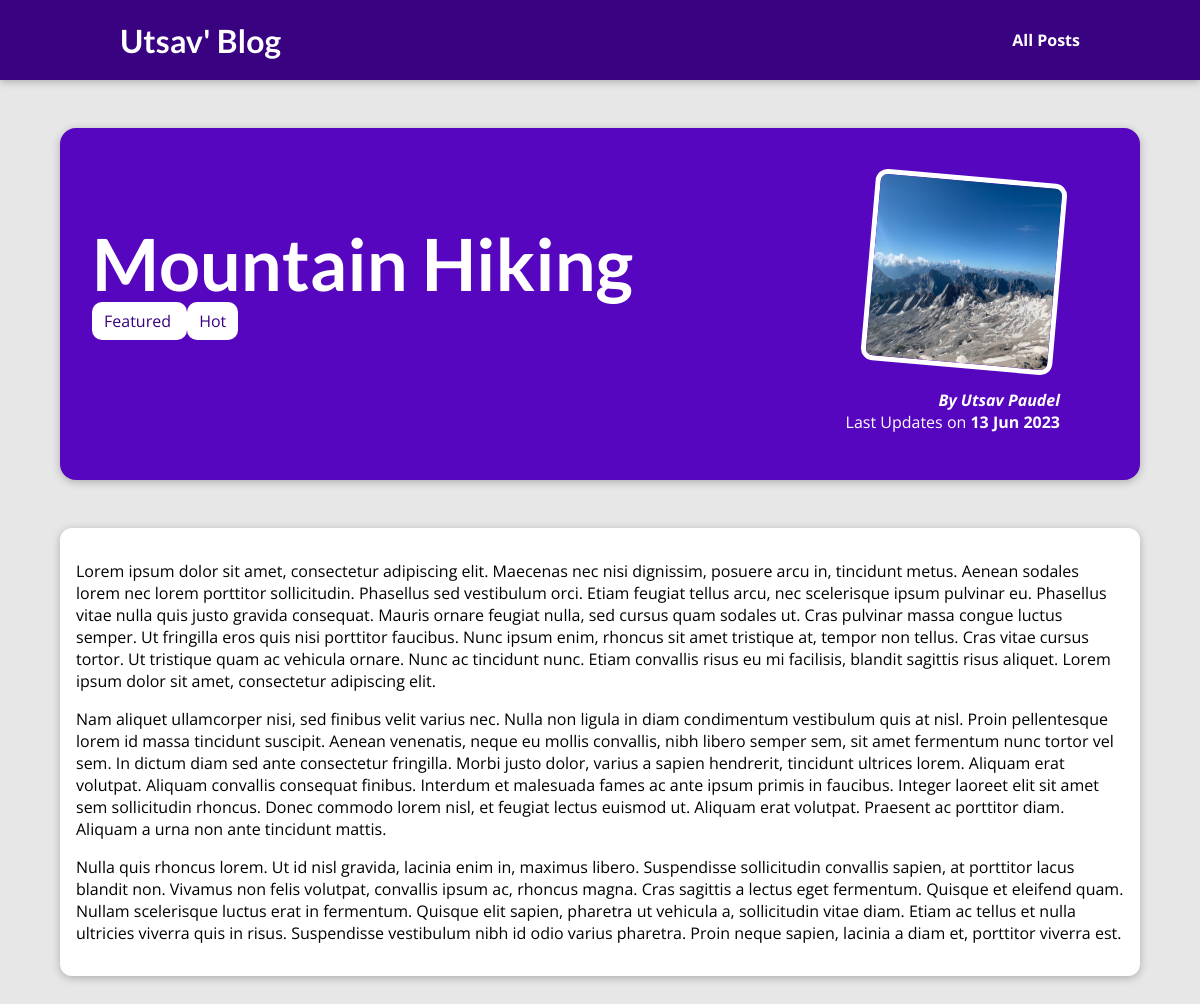
The page /posts/hike-in-the-mountains on the database its author committed.
### blog/models.py (models this page shows, shortened)
class Post(models.Model):
    title = models.CharField(max_length=150)
    excerpt =  models.CharField(max_length=200)
    image_name = models.CharField(max_length=100)
    date = models.DateField(auto_now=True)
    slug = models.SlugField(unique=True, db_index=True)
    content = models.TextField(validators=[MinLengthValidator(10)])
    author = models.ForeignKey(Author,null=True, on_delete=models.SET_NULL, related_name="posts")
    tag = models.ManyToManyField(Tag)

class Tag(models.Model):
    caption =models.CharField(max_length=20)

class Author(models.Model):
    first_name = models.CharField(max_length=100)
    last_name = models.CharField(max_length=100)
    email = models.EmailField()
    def __str__(self):
        return f"{self.first_name} {self.last_name}"

### blog/views.py (the view)
# urls.py: path("posts/<slug:slug>",views.post_detail, name="post-detail-page")   #/posts/my-first-post
def post_detail(request,slug):
    identified_post = get_object_or_404(Post, slug=slug)
    return render(request, "blog/post-detail.html",{
        "post":identified_post,
        "post_tags":identified_post.tag.all()
    })

### blog/templates/blog/post-detail.html (shortened to what this page needs)
{% extends 'base.html' %}
{% load static %}
{% block css_files %}
<link rel="stylesheet" href="{% static "blog/post-details.css" %}" />
{% endblock %}
{% block content %}
    <section id="summary">
        <h2>{{post.title}}</h2>
        <div>
            {% for tag in post_tags %}
                <span class = "tag"> {{tag.caption}} </span>
            {% endfor %}
        </div>
        <article>
            <img src="{% static "blog/images/"|add:post.image_name %}" alt="{{post.title}}"/>
            <address>By <a href="mailto:{{post.author.email}}">{{post.author}}</a></address>
            <div>
                Last Updates on <time>{{post.date|date:"d M Y"}}</time>
            </div>
        </article>
    </section>
<main>
    {{post.content|linebreaks}}
</main>
{% endblock  %}

### templates/base.html (shortened to what this page needs)
{% load static %}
<!DOCTYPE html>
<html lang="en">
<head>
<link rel="stylesheet" href="{% static "app.css" %}">
{% block css_files %}{% endblock %}
</head>
<body>
    <header id="main-navigation">
        <h1><a href="{% url 'starting-page' %}">Utsav' Blog</a></h1>
        <nav>
            <a href="{% url 'posts' %}">All Posts</a>
        </nav>
    </header>
{% block content %}
{% endblock %}
</body>
</html>

### static/app.css (style rules this page uses)
* { box-sizing: border-box; }
html { font-family: 'Open Sans', 'Lato', sans-serif; }
body { margin: 0; }
h1, h2, h3 { font-family: 'Lato', sans-serif; font-weight: bold; }
#main-navigation { width: 100%; height: 5rem; display: flex; justify-content: space-between; align-items: center; padding: 0 10%; position: absolute; top: 0; left: 0; }
#main-navigation a { text-decoration: none; color: white; font-weight: bold; }

### blog/static/blog/post-details.css (style rules this page uses)
body { background-color: #e7e7e7; }
#main-navigation { background-color: #390281; box-shadow: 0 2px 8px rgba(0, 0, 0, 0.25); }
#summary { margin: 8rem auto 3rem auto; padding: 2rem; width: 90%; max-width: 90rem; border-radius: 16px; background-color: #5706c0; position: relative; box-shadow: 0 2px 8px rgba(0, 0, 0, 0.25); height: 22rem; }
#summary h2 { color: white; font-size: 4.5rem; margin-bottom: 0.25rem; }
#summary article { position: absolute; top: 2rem; right: 3rem; padding: 1rem 2rem; border-radius: 12px; text-align: right; color: white; }
#summary article img { width: 12rem; height: 12rem; border-radius: 12px; transform: rotateZ(5deg); border: 5px solid white; margin-bottom: 1rem; }
#summary address { font-weight: bold; }
#summary a { color: white; text-decoration: none; }
#summary time { font-weight: bold; }
main { width: 90%; max-width: 90rem; margin: 3rem auto; background-color: white; padding: 1rem; border-radius: 12px; box-shadow: 0 2px 8px rgba(0, 0, 0, 0.25); }
.tag { background-color:white ; color: #390281; padding: 0.5rem 0.75rem; border-radius: 10px; }

### rows shown on the page
Post: title "Mountain Hiking", image_name (picture), author "Utsav Paudel", date "13 Jun 2023", content "Lorem ipsum dolor sit amet, consectetur adipiscing elit. Maecenas nec nisi dignissim, posuere arcu in, tincidunt metus. Aenean sodales lorem nec lorem porttitor sollicitudin. Phasellus sed vestibulum orci. Etiam feugiat tellus arcu, nec scelerisque ipsum pulvinar eu. Phasellus vitae nulla quis justo gravida consequat. Mauris ornare feugiat nulla, sed cursus quam sodales ut. Cras pulvinar massa congue luctus semper. Ut fringilla eros quis nisi porttitor faucibus. Nunc ipsum enim, rhoncus sit amet tristique at, tempor non tellus. Cras vitae cursus tortor. Ut tristique quam ac vehicula ornare. Nunc ac tincidunt nunc. Etiam convallis risus eu mi facilisis, blandit sagittis risus aliquet. Lorem…"
Tag: caption "Featured"
Tag: caption "Hot"
